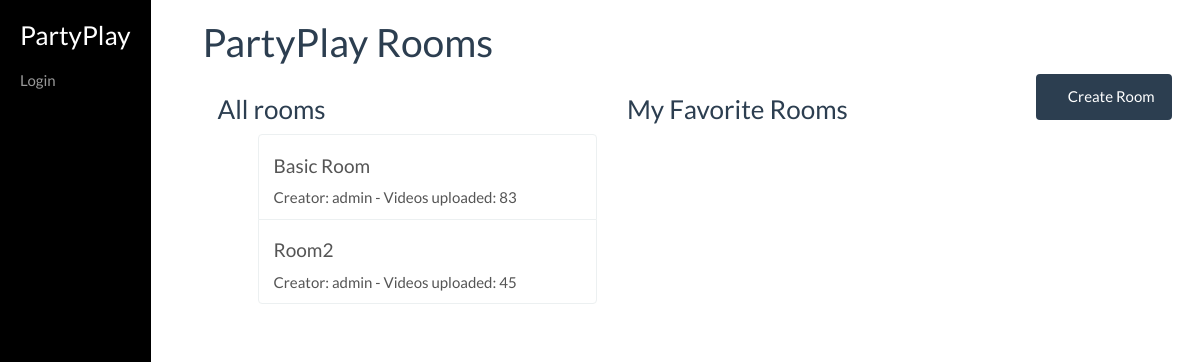
Page /partyplay/ on the earlier database version.
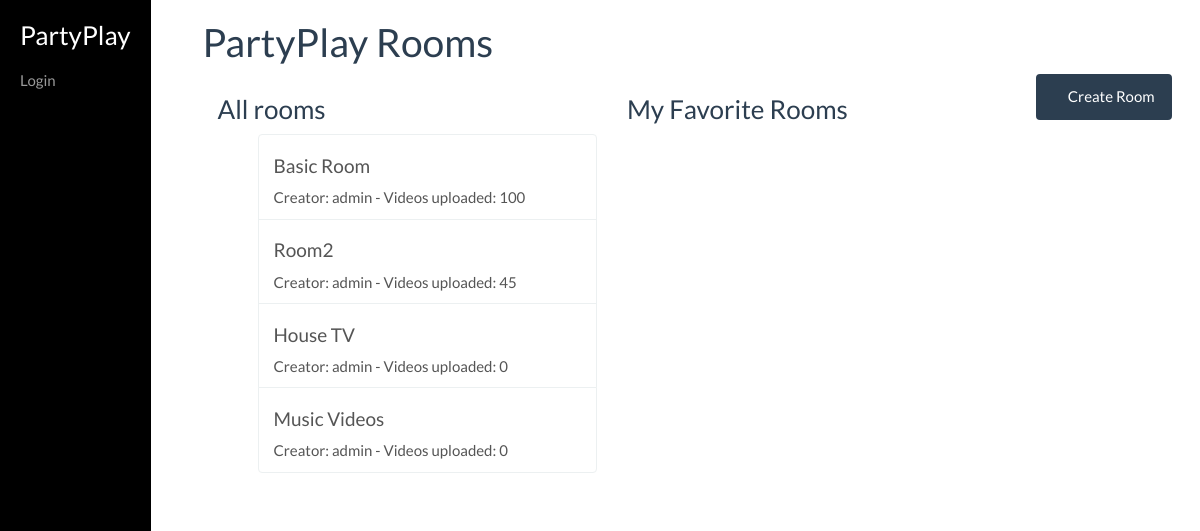
Same page on the later database version.
### PartyPlay/models.py (models this page shows, shortened)
class Room(models.Model):
    name = models.CharField(max_length=200)
    url = models.CharField(max_length=200, default=str(name), primary_key=True)
    public = models.BooleanField(default=True)
    creator = models.ForeignKey(User, on_delete=models.SET_NULL, null=True)
    current_video = models.ForeignKey('Video', null=True, blank=True,  on_delete=models.SET_NULL, related_name='currently_playing')
    next_time = models.DateTimeField(null=True, blank=True)
    favorite_users = models.ManyToManyField(User, blank=True, related_name='favorite_users')

### PartyPlay/views.py (the view)
class RoomModelListView(generic.ListView):
    model = Room
    context_object_name = 'room_list'
    template_name = 'partyplay/roommodel_list.html'
    def get_context_data(self, **kwargs):
        context = super(RoomModelListView, self).get_context_data(**kwargs)
        favorite_room_list = []
        for room in context['room_list'].all():
            if self.request.user in room.favorite_users.all():
                favorite_room_list.append(room)
        context['favorite_room_list'] = favorite_room_list
        return context

### PartyPlay/templates/partyplay/roommodel_list.html (shortened to what this page needs)
{% extends 'base_generic.html' %}
{% block content %}
<h1>PartyPlay Rooms</h1>
    <div class="col-sm-5">
        <h3>All rooms</h3>
        <div class="list-group">
          <ul>
            {% for room in room_list %}
                    <a href="{%  url 'room-detail-view' room.pk %}" class="list-group-item list-group-item-action"><h4>{{ room.name }}</h4> Creator: {{ room.creator.username }}   -  Videos uploaded: {{ room.video_set.count }}</a>
            {% endfor %}
          </ul>
        </div>
    </div>
    <div class="col-sm-5">
        <h3>My Favorite Rooms</h3>
        <div class="list-group">
        </div>
    </div>
    <div class="col-sm-2">
        <a href="{% url 'add-room' %}" class="btn btn-primary"><span class="glyphicon glyphicon-plus-sign"></span> Create Room</a>
    </div>
{% endblock %}

### PartyPlay/templates/base_generic.html (shortened to what this page needs)
<!DOCTYPE html>
<html lang="en">
<head>
    <link rel="stylesheet" href="https://maxcdn.bootstrapcdn.com/bootstrap/4.0.0-alpha/css/bootstrap.min.css">
    <link href="//netdna.bootstrapcdn.com/bootstrap/3.0.0/css/bootstrap-glyphicons.css" rel="stylesheet">
  {% load static %}
    <link rel="stylesheet" href="{% static 'css/styles.css' %}">
    <link rel="stylesheet" href="{% static 'css/bootstrap.css' %}">
    <link href="{% static 'css/sidebar.css'%}" rel="stylesheet">
</head>
<body>
<div class="container-fluid" id="wrapper">
    <div class="row">
      <div class="col-sm-2">
      {% block sidebar %}
        <div id="sidebar-wrapper">
            <ul class="sidebar-nav">
                <li><a href="{% url 'rooms' %}"><h3 id="sidebar-title">PartyPlay</h3></a></li>
                {% if user.is_authenticated %}
                    <li><a href="{% url 'user-profile' %}">{{ user.get_username }}</a></li>
                    <li><a href="{% url 'logout'%}?next={{request.path}}">Logout</a></li>
                  {% else %}
                     <li><a href="{% url 'login'%}?next={{request.path}}">Login</a></li>
                {% endif %}
            </ul>
        </div>
     {% endblock %}
      </div>
      <div class="col-sm-10 ">
      {% block content %}{% endblock %}
      </div>
    </div>
</div>
</body>
</html>

### PartyPlay/static/css/styles.css (style rules this page uses)
body { padding-left: 0; margin-left: 0; border:0 }

### PartyPlay/static/css/sidebar.css (style rules this page uses)
#wrapper { padding-left:0; margin-right:0; margin-left: 0; }
#sidebar-wrapper { position: fixed; padding:0; height: 100%; background: #000; display:inline-block; }
.sidebar-nav { top: 0; margin: 0; margin-right: 20px; padding: 0; list-style: none; display: inline-block; }
.sidebar-nav li { text-indent: 20px; line-height: 40px; }
.sidebar-nav li a { display: block; text-decoration: none; color: #999999; }
#sidebar-title { color: #fff; }

Differences in the rows shown:
changed Room "Basic Room": video_set.count "83" → "100"
added Room: name "House TV", creator.username "admin", video_set.count "0"
added Room: name "Music Videos", creator.username "admin", video_set.count "0"
